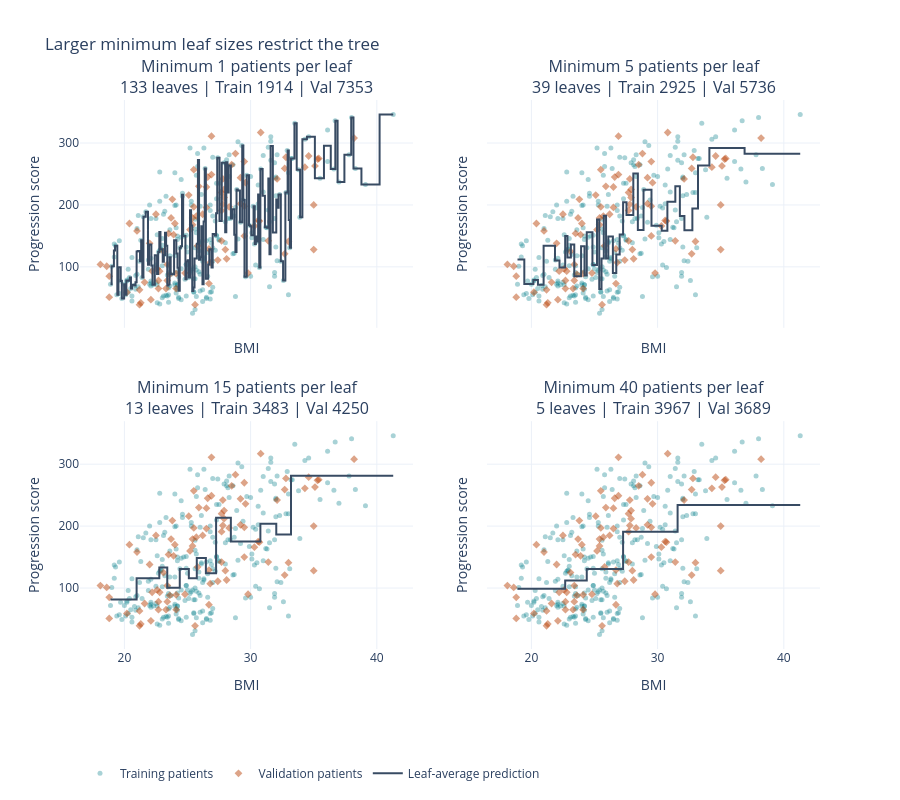

Notebook code for this chart:
### Markdown cell above
## Variant B: require more examples in each leaf

### What exactly is a leaf?
Think of a tree as a sequence of sorting questions. Every training patient eventually reaches one **final group**, called a leaf. The prediction for that group is the **average target of the training patients in it**.

With BMI as the only input, each leaf covers an interval of BMI values. A new patient is routed to an interval and gets that group's average progression score. The model does not look at that patient's actual target.

### What does `min_samples_leaf` change?
It sets the **minimum number of training rows allowed in a final group**. The tree rejects a proposed split if it would create a child group smaller than that minimum.

| Setting | What the tree is allowed to do | Likely effect |
|---|---|---|
| `min_samples_leaf=1` | Create a group with just one training patient | Many small steps; can chase individual variation |
| `min_samples_leaf=5` | Keep at least 5 training rows in every leaf | Fewer very small groups |
| `min_samples_leaf=40` | Keep at least 40 training rows in every leaf | Fewer, broader groups; can miss useful detail |

The minimum is **not** the exact size of every leaf, and it does not count validation patients. Repeated BMI values or other stopping conditions can create leaves larger than the minimum. With only one feature, patients with identical BMI cannot be separated by this tree.

**Analogy:** estimating a neighborhood's typical price from one sale is fragile. Averaging several sales can make the estimate steadier, but combining very different neighborhoods can hide important differences.

This is **regularization**: restrict flexibility to reduce the risk of overfitting. Larger leaves often increase training error; validation error tells us whether the restriction helps.

### Code cell
# SETTINGS: unlimited depth isolates the effect of minimum leaf size.
LEAF_SIZES = [1, 5, 15, 40]
leaf_models = {}
leaf_results = []
for leaf_size in LEAF_SIZES:
    model = DecisionTreeRegressor(min_samples_leaf=leaf_size, random_state=SEED)
    model.fit(X_train, y_train)
    leaf_models[leaf_size] = model
    # apply() tells us the final group ID for each training row.
    leaf_ids = model.apply(X_train)
    unique_leaves, counts = np.unique(leaf_ids, return_counts=True)
    assert counts.min() >= leaf_size
    train_predictions = model.predict(X_train)
    val_predictions = model.predict(X_val)
    leaf_results.append({
        'Minimum leaf size': leaf_size, 'Actual smallest leaf': counts.min(),
        'Leaves': model.get_n_leaves(),
        'Training MSE': mean_squared_error(y_train, train_predictions),
        'Validation MSE': mean_squared_error(y_val, val_predictions)
    })
leaf_table = pd.DataFrame(leaf_results)
print(leaf_table.round(1).to_string(index=False))

fig = make_subplots(rows=2, cols=2, shared_xaxes=True, shared_yaxes=True,
                    vertical_spacing=0.17,
                    subplot_titles=[f'Minimum {n} patients per leaf' for n in LEAF_SIZES])
for panel, leaf_size in enumerate(LEAF_SIZES):
    row, col = panel // 2 + 1, panel % 2 + 1
    model = leaf_models[leaf_size]
    result = leaf_results[panel]
    add_patient_points(fig, row=row, col=col, show_legend=(panel == 0))
    fig.add_trace(go.Scatter(
        x=bmi_grid[:, 0], y=model.predict(bmi_grid), mode='lines',
        name='Leaf-average prediction', legendgroup='model', showlegend=(panel == 0),
        line=dict(color=MODEL_COLOR, shape='hv')
    ), row=row, col=col)
    fig.layout.annotations[panel].text += (
        f'<br>{model.get_n_leaves()} leaves | Train {result["Training MSE"]:.0f}'
        f' | Val {result["Validation MSE"]:.0f}'
    )
fig.update_xaxes(title_text='BMI')
fig.update_yaxes(title_text='Progression score')
show_chart(fig, 'Larger minimum leaf sizes restrict the tree', height=800)

### Figure 1 — Plotly figure (JSON) as saved in the notebook; plotly's stock layout.template omitted (floating-point values rounded to 4 significant figures; data arrays with more than 128 entries replaced by an {"elided": "..."} marker saying what was removed)
{"data": [{"legendgroup": "training", "marker": {"color": "#087e8b", "opacity": 0.35, "size": 5}, "mode": "markers", "name": "Training patients", "showlegend": true, "x": {"elided": "264 float values"}, "y": {"elided": "264 float values"}, "type": "scatter", "xaxis": "x", "yaxis": "y"}, {"legendgroup": "validation", "marker": {"color": "#bc4b12", "opacity": 0.5, "size": 6, "symbol": "diamond"}, "mode": "markers", "name": "Validation patients", "showlegend": true, "x": [25.9, 22.2, 27.9, 32.1, 26.9, 18.8, 28.3, 23.5, 29.5, 25.7, 22.0, 24.0, 25.1, 29.5, 24.1, 25.2, 21.3, 29.5, 30.7, 29.6, 38.2, 25.6, 21.6, 23.4, 25.5, 28.5, 35.0, 20.4, 27.7, 22.7, 34.6, 24.8, 26.9, 26.5, 31.4, 25.5, 30.3, 26.7, 23.8, 22.5, 29.8, 27.8, 27.8, 26.2, 18.8, 25.8, 30.8, 22.7, 34.3, 28.0, 21.2, 26.7, 35.1, 30.6, 28.8, 33.0, 23.1, 32.7, 23.4, 23.9, 27.7, 25.4, 21.0, 26.6, 20.2, 27.7, 35.4, 32.7, 25.4, 28.1, 22.8, 18.6, 23.7, 35.0, 24.1, 18.1, 35.3, 22.6, 26.8, 26.5, 32.8, 27.9, 23.6, 23.3, 22.1, 29.2, 21.2, 29.2, 27.4], "y": [230.0, 93.0, 225.0, 242.0, 249.0, 85.0, 197.0, 154.0, 150.0, 182.0, 138.0, 170.0, 216.0, 198.0, 65.0, 160.0, 42.0, 270.0, 174.0, 236.0, 308.0, 39.0, 75.0, 104.0, 197.0, 265.0, 128.0, 170.0, 220.0, 78.0, 279.0, 90.0, 311.0, 196.0, 142.0, 257.0, 166.0, 129.0, 209.0, 185.0, 90.0, 242.0, 201.0, 185.0, 51.0, 134.0, 317.0, 65.0, 261.0, 128.0, 39.0, 73.0, 263.0, 175.0, 283.0, 141.0, 125.0, 121.0, 78.0, 152.0, 191.0, 179.0, 158.0, 245.0, 59.0, 142.0, 275.0, 259.0, 168.0, 113.0, 93.0, 101.0, 179.0, 200.0, 89.0, 104.0, 274.0, 97.0, 107.0, 229.0, 277.0, 212.0, 88.0, 65.0, 47.0, 244.0, 63.0, 202.0, 111.0], "type": "scatter", "xaxis": "x", "yaxis": "y"}, {"legendgroup": "model", "line": {"color": "#384b63", "shape": "hv"}, "mode": "lines", "name": "Leaf-average prediction", "showlegend": true, "x": {"elided": "250 float values"}, "y": {"elided": "250 float values"}, "type": "scatter", "xaxis": "x", "yaxis": "y"}, {"legendgroup": "training", "marker": {"color": "#087e8b", "opacity": 0.35, "size": 5}, "mode": "markers", "name": "Training patients", "showlegend": false, "x": {"elided": "264 float values"}, "y": {"elided": "264 float values"}, "type": "scatter", "xaxis": "x2", "yaxis": "y2"}, {"legendgroup": "validation", "marker": {"color": "#bc4b12", "opacity": 0.5, "size": 6, "symbol": "diamond"}, "mode": "markers", "name": "Validation patients", "showlegend": false, "x": [25.9, 22.2, 27.9, 32.1, 26.9, 18.8, 28.3, 23.5, 29.5, 25.7, 22.0, 24.0, 25.1, 29.5, 24.1, 25.2, 21.3, 29.5, 30.7, 29.6, 38.2, 25.6, 21.6, 23.4, 25.5, 28.5, 35.0, 20.4, 27.7, 22.7, 34.6, 24.8, 26.9, 26.5, 31.4, 25.5, 30.3, 26.7, 23.8, 22.5, 29.8, 27.8, 27.8, 26.2, 18.8, 25.8, 30.8, 22.7, 34.3, 28.0, 21.2, 26.7, 35.1, 30.6, 28.8, 33.0, 23.1, 32.7, 23.4, 23.9, 27.7, 25.4, 21.0, 26.6, 20.2, 27.7, 35.4, 32.7, 25.4, 28.1, 22.8, 18.6, 23.7, 35.0, 24.1, 18.1, 35.3, 22.6, 26.8, 26.5, 32.8, 27.9, 23.6, 23.3, 22.1, 29.2, 21.2, 29.2, 27.4], "y": [230.0, 93.0, 225.0, 242.0, 249.0, 85.0, 197.0, 154.0, 150.0, 182.0, 138.0, 170.0, 216.0, 198.0, 65.0, 160.0, 42.0, 270.0, 174.0, 236.0, 308.0, 39.0, 75.0, 104.0, 197.0, 265.0, 128.0, 170.0, 220.0, 78.0, 279.0, 90.0, 311.0, 196.0, 142.0, 257.0, 166.0, 129.0, 209.0, 185.0, 90.0, 242.0, 201.0, 185.0, 51.0, 134.0, 317.0, 65.0, 261.0, 128.0, 39.0, 73.0, 263.0, 175.0, 283.0, 141.0, 125.0, 121.0, 78.0, 152.0, 191.0, 179.0, 158.0, 245.0, 59.0, 142.0, 275.0, 259.0, 168.0, 113.0, 93.0, 101.0, 179.0, 200.0, 89.0, 104.0, 274.0, 97.0, 107.0, 229.0, 277.0, 212.0, 88.0, 65.0, 47.0, 244.0, 63.0, 202.0, 111.0], "type": "scatter", "xaxis": "x2", "yaxis": "y2"}, {"legendgroup": "model", "line": {"color": "#384b63", "shape": "hv"}, "mode": "lines", "name": "Leaf-average prediction", "showlegend": false, "x": {"elided": "250 float values"}, "y": {"elided": "250 float values"}, "type": "scatter", "xaxis": "x2", "yaxis": "y2"}, {"legendgroup": "training", "marker": {"color": "#087e8b", "opacity": 0.35, "size": 5}, "mode": "markers", "name": "Training patients", "showlegend": false, "x": {"elided": "264 float values"}, "y": {"elided": "264 float values"}, "type": "scatter", "xaxis": "x3", "yaxis": "y3"}, {"legendgroup": "validation", "marker": {"color": "#bc4b12", "opacity": 0.5, "size": 6, "symbol": "diamond"}, "mode": "markers", "name": "Validation patients", "showlegend": false, "x": [25.9, 22.2, 27.9, 32.1, 26.9, 18.8, 28.3, 23.5, 29.5, 25.7, 22.0, 24.0, 25.1, 29.5, 24.1, 25.2, 21.3, 29.5, 30.7, 29.6, 38.2, 25.6, 21.6, 23.4, 25.5, 28.5, 35.0, 20.4, 27.7, 22.7, 34.6, 24.8, 26.9, 26.5, 31.4, 25.5, 30.3, 26.7, 23.8, 22.5, 29.8, 27.8, 27.8, 26.2, 18.8, 25.8, 30.8, 22.7, 34.3, 28.0, 21.2, 26.7, 35.1, 30.6, 28.8, 33.0, 23.1, 32.7, 23.4, 23.9, 27.7, 25.4, 21.0, 26.6, 20.2, 27.7, 35.4, 32.7, 25.4, 28.1, 22.8, 18.6, 23.7, 35.0, 24.1, 18.1, 35.3, 22.6, 26.8, 26.5, 32.8, 27.9, 23.6, 23.3, 22.1, 29.2, 21.2, 29.2, 27.4], "y": [230.0, 93.0, 225.0, 242.0, 249.0, 85.0, 197.0, 154.0, 150.0, 182.0, 138.0, 170.0, 216.0, 198.0, 65.0, 160.0, 42.0, 270.0, 174.0, 236.0, 308.0, 39.0, 75.0, 104.0, 197.0, 265.0, 128.0, 170.0, 220.0, 78.0, 279.0, 90.0, 311.0, 196.0, 142.0, 257.0, 166.0, 129.0, 209.0, 185.0, 90.0, 242.0, 201.0, 185.0, 51.0, 134.0, 317.0, 65.0, 261.0, 128.0, 39.0, 73.0, 263.0, 175.0, 283.0, 141.0, 125.0, 121.0, 78.0, 152.0, 191.0, 179.0, 158.0, 245.0, 59.0, 142.0, 275.0, 259.0, 168.0, 113.0, 93.0, 101.0, 179.0, 200.0, 89.0, 104.0, 274.0, 97.0, 107.0, 229.0, 277.0, 212.0, 88.0, 65.0, 47.0, 244.0, 63.0, 202.0, 111.0], "type": "scatter", "xaxis": "x3", "yaxis": "y3"}, {"legendgroup": "model", "line": {"color": "#384b63", "shape": "hv"}, "mode": "lines", "name": "Leaf-average prediction", "showlegend": false, "x": {"elided": "250 float values"}, "y": {"elided": "250 float values"}, "type": "scatter", "xaxis": "x3", "yaxis": "y3"}, {"legendgroup": "training", "marker": {"color": "#087e8b", "opacity": 0.35, "size": 5}, "mode": "markers", "name": "Training patients", "showlegend": false, "x": {"elided": "264 float values"}, "y": {"elided": "264 float values"}, "type": "scatter", "xaxis": "x4", "yaxis": "y4"}, {"legendgroup": "validation", "marker": {"color": "#bc4b12", "opacity": 0.5, "size": 6, "symbol": "diamond"}, "mode": "markers", "name": "Validation patients", "showlegend": false, "x": [25.9, 22.2, 27.9, 32.1, 26.9, 18.8, 28.3, 23.5, 29.5, 25.7, 22.0, 24.0, 25.1, 29.5, 24.1, 25.2, 21.3, 29.5, 30.7, 29.6, 38.2, 25.6, 21.6, 23.4, 25.5, 28.5, 35.0, 20.4, 27.7, 22.7, 34.6, 24.8, 26.9, 26.5, 31.4, 25.5, 30.3, 26.7, 23.8, 22.5, 29.8, 27.8, 27.8, 26.2, 18.8, 25.8, 30.8, 22.7, 34.3, 28.0, 21.2, 26.7, 35.1, 30.6, 28.8, 33.0, 23.1, 32.7, 23.4, 23.9, 27.7, 25.4, 21.0, 26.6, 20.2, 27.7, 35.4, 32.7, 25.4, 28.1, 22.8, 18.6, 23.7, 35.0, 24.1, 18.1, 35.3, 22.6, 26.8, 26.5, 32.8, 27.9, 23.6, 23.3, 22.1, 29.2, 21.2, 29.2, 27.4], "y": [230.0, 93.0, 225.0, 242.0, 249.0, 85.0, 197.0, 154.0, 150.0, 182.0, 138.0, 170.0, 216.0, 198.0, 65.0, 160.0, 42.0, 270.0, 174.0, 236.0, 308.0, 39.0, 75.0, 104.0, 197.0, 265.0, 128.0, 170.0, 220.0, 78.0, 279.0, 90.0, 311.0, 196.0, 142.0, 257.0, 166.0, 129.0, 209.0, 185.0, 90.0, 242.0, 201.0, 185.0, 51.0, 134.0, 317.0, 65.0, 261.0, 128.0, 39.0, 73.0, 263.0, 175.0, 283.0, 141.0, 125.0, 121.0, 78.0, 152.0, 191.0, 179.0, 158.0, 245.0, 59.0, 142.0, 275.0, 259.0, 168.0, 113.0, 93.0, 101.0, 179.0, 200.0, 89.0, 104.0, 274.0, 97.0, 107.0, 229.0, 277.0, 212.0, 88.0, 65.0, 47.0, 244.0, 63.0, 202.0, 111.0], "type": "scatter", "xaxis": "x4", "yaxis": "y4"}, {"legendgroup": "model", "line": {"color": "#384b63", "shape": "hv"}, "mode": "lines", "name": "Leaf-average prediction", "showlegend": false, "x": {"elided": "250 float values"}, "y": {"elided": "250 float values"}, "type": "scatter", "xaxis": "x4", "yaxis": "y4"}], "layout": {"xaxis": {"anchor": "y", "domain": [0.0, 0.45], "matches": "x3", "showticklabels": false, "title": {"text": "BMI"}}, "yaxis": {"anchor": "x", "domain": [0.585, 1.0], "title": {"text": "Progression score"}}, "xaxis2": {"anchor": "y2", "domain": [0.55, 1.0], "matches": "x4", "showticklabels": false, "title": {"text": "BMI"}}, "yaxis2": {"anchor": "x2", "domain": [0.585, 1.0], "matches": "y", "showticklabels": false, "title": {"text": "Progression score"}}, "xaxis3": {"anchor": "y3", "domain": [0.0, 0.45], "title": {"text": "BMI"}}, "yaxis3": {"anchor": "x3", "domain": [0.0, 0.415], "title": {"text": "Progression score"}}, "xaxis4": {"anchor": "y4", "domain": [0.55, 1.0], "title": {"text": "BMI"}}, "yaxis4": {"anchor": "x4", "domain": [0.0, 0.415], "matches": "y3", "showticklabels": false, "title": {"text": "Progression score"}}, "annotations": [{"font": {"size": 16}, "showarrow": false, "text": "Minimum 1 patients per leaf<br>133 leaves | Train 1914 | Val 7353", "x": 0.225, "xanchor": "center", "xref": "paper", "y": 1.0, "yanchor": "bottom", "yref": "paper"}, {"font": {"size": 16}, "showarrow": false, "text": "Minimum 5 patients per leaf<br>39 leaves | Train 2925 | Val 5736", "x": 0.775, "xanchor": "center", "xref": "paper", "y": 1.0, "yanchor": "bottom", "yref": "paper"}, {"font": {"size": 16}, "showarrow": false, "text": "Minimum 15 patients per leaf<br>13 leaves | Train 3483 | Val 4250", "x": 0.225, "xanchor": "center", "xref": "paper", "y": 0.415, "yanchor": "bottom", "yref": "paper"}, {"font": {"size": 16}, "showarrow": false, "text": "Minimum 40 patients per leaf<br>5 leaves | Train 3967 | Val 3689", "x": 0.775, "xanchor": "center", "xref": "paper", "y": 0.415, "yanchor": "bottom", "yref": "paper"}], "legend": {"orientation": "h", "y": -0.2}, "margin": {"t": 100, "b": 110}, "title": {"text": "Larger minimum leaf sizes restrict the tree"}, "height": 800}}
